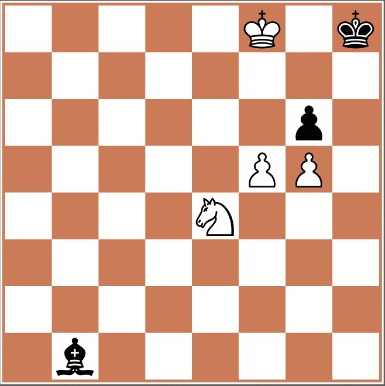
#> input picture examples/board1.jpg, 385 x 386 px
$ python main.py examples/board1.jpg
#> lines starting #> are read from the running program, lines starting #| are printed output that depends on the picture; after the words box and inside, x2 and y2 are one past the last pixel; in counts of white or black regions, pixels touching at a corner belong together
### area.py
import random
from PIL import Image

from floodfill import floodfill
from vectors import pnt2line
from perspective import calcCoeffs

class Area:
    def __init__(self, pix, start_point, bg, fg, boundaries):
        self.color = tuple([random.randint(1,255),
                             random.randint(1,255),
                             random.randint(1,255)])
        points = floodfill(pix, start_point , self.color, fg, boundaries)
        self.boundaries = calcBoundaries(points)

        self.perspective_points = getPerspectivePoints(points)
        (x_min, x_max, y_min, y_max) = self.perspective_points

        self.ratio = calcRatio(self.boundaries)
        # FIXME: Calculate area using perspective points
        self.area = calcArea(self.boundaries)

    # [6 lines left out: function drawHighlights, not called in this run]

    def extractArea(self, image, w, h):
        (x_min, x_max, y_min, y_max) = self.perspective_points


        # Find correct rotation (assuming image rotation angle is small)
        h_center = x_min[0] + ((x_max[0] - x_min[0]) / 2)
        if y_min[0] > h_center:
            pa = [y_max,
                  x_max,
                  y_min,
                  x_min]
        else:
            pa = [x_min,
                  y_max,
                  x_max,
                  y_min]

        pb = [(0,0),
              (w, 0),
              (w,h),
              (0, h)]

        print(pb, pa)

        coeffs = calcCoeffs(pb, pa)

        return image \
            .copy() \
            .transform((w, h), Image.PERSPECTIVE, coeffs, Image.BICUBIC)


def getPerspectivePoints(points):
    def getExtremePoint(points, rightmost=True, topmost=None):
        mult = -1
        if rightmost:
            mult = 1

        if topmost is None:
            topmost=not rightmost;

        mult2 = -1
        if topmost:
            mult2 = 1

        extreme = [points[0][0] * mult, points[0]]
        for p in points:
            val = p[0] * mult
            if val > extreme[0]:
                extreme = [val, p]
            elif val == extreme[0]:
                if p[1] * mult2 > extreme[1][1]:
                    extreme = [val, p]

        return extreme[1]

    def getExtremePointLine(points, line, topmost=True):
        mult = -1
        if topmost:
            mult = 1

        extreme = [(pnt2line(points[0], line[0], line[1])[0]) * mult, points[0]]
        for p in points:
            val = (pnt2line(p, line[0], line[1])[0]) * mult
            if val > extreme[0]:
                extreme = [val, p]
            elif val == extreme[0]:
                if p[1] * mult > extreme[1][1]:
                    extreme = [val, p]

        return extreme[1]

    x_min, x_max = (getExtremePoint(points, False, False),
                    getExtremePoint(points, True, True))


    if x_min[1] > x_max[1]:
        x_min, x_max = (getExtremePoint(points, False, True),
                        getExtremePoint(points, True, False))


    y_min, y_max = (getExtremePointLine(points, (x_min, x_max), False),
                    getExtremePointLine(points, (x_min, x_max), True))

    return(x_min, x_max, y_min, y_max)


def calcBoundaries(points):
    def minMaxPoint(oldP, newP, f):
        return (f(oldP[0], newP[0]), f(oldP[1], newP[1]))


    min_point = max_point = points[0]

    for p in points:
        min_point = minMaxPoint(min_point, p, min)
        max_point = minMaxPoint(max_point, p, max)
    return (min_point, max_point)


def calcRatio (boundaries):
    p1, p2 = boundaries
    a, b = (p2[0] - p1[0]), (p2[1] - p1[1])
    if b == 0:
        return 0
    ret = a / float(b)
    if ret > 1:
        return 1 / ret
    return ret

def calcArea(boundaries):
    p1, p2 = boundaries
    return (p2[0] - p1[0]) * (p2[1] - p1[1])

### floodfill.py
def inside(x, boundaries):
    for i in range(len(x)):
        if x[i] < boundaries[0][i] or \
           x[i] > boundaries[1][i]:
            return False
    return True


def neighbors(p, boundaries):
    deltas = [[0,1], [1,0],
              [0,-1], [-1,0],
              [1,1], [1,-1],
              [1,-1], [-1,-1]]
    ret = []
    for d in deltas:
        pp = [p[0] + d[0], p[1] + d[1]]
        if inside(pp, boundaries):
            ret.append(pp)
    return ret


def floodfill (pix, point, color, fg, boundaries):
    x, y = point
    if pix[x, y] != fg:
        return 0

    pix[x, y] = color

    queue = [point]
    points = [point]

    while(queue):
        el = queue.pop()
        for x, y in neighbors(el, boundaries):
            if pix[x, y] == fg:
                pix[x, y] = color
                p = (x,y)
                queue.append(p)
                points.append(p)

    return points

### vectors.py
import math

def dot(v,w):
    x,y = v
    X,Y = w
    return x*X + y*Y

def length(v):
    x,y = v
    return math.sqrt(x*x + y*y)

def vector(b,e):
    x,y = b
    X,Y = e
    return (X-x, Y-y)

def perp(b):
    x,y = b
    return (-y,x)

def unit(v):
    x,y = v
    mag = length(v)
    if mag == 0:
        return (1, 0)
    return (x/mag, y/mag)

def distance(p0,p1):
    return length(vector(p0,p1))

def scale(v,sc):
    x,y = v
    return (x * sc, y * sc)

def add(v,w):
    x,y = v
    X,Y = w
    return (x+X, y+Y)

# [4 lines left out: function sub, not called in this run]


def pnt2line(pnt, start, end):
    line_vec = vector(start, end)
    pnt_vec = vector(start, pnt)
    line_len = length(line_vec)
    if line_len == 0:
        return (distance(pnt, start), start)
    line_unitvec = unit(line_vec)
    pnt_vec_scaled = scale(pnt_vec, 1.0/line_len)
    t = dot(line_unitvec, pnt_vec_scaled)
    nearest = scale(line_vec, t)
    dist = distance(nearest, pnt_vec)
    nearest = add(nearest, start)
    if (dot(perp(vector(start, pnt)), vector(start,end))) < 0:
        return (-dist, nearest)
    return (dist, nearest)

### perspective.py
import numpy
from PIL import Image
from vectors import sub

# https://stackoverflow.com/questions/14177744/how-does-perspective-transformation-work-in-pil
def calcCoeffs(pa, pb):
    matrix = []
    for p1, p2 in zip(pa, pb):
        matrix.append([p1[0], p1[1], 1, 0, 0, 0, -p2[0]*p1[0], -p2[0]*p1[1]])
        matrix.append([0, 0, 0, p1[0], p1[1], 1, -p2[1]*p1[0], -p2[1]*p1[1]])

    A = numpy.matrix(matrix, dtype=numpy.float)
    B = numpy.array(pb).reshape(8)

    res = numpy.dot(numpy.linalg.inv(A.T * A) * A.T, B)
    return numpy.array(res).reshape(8)

### main.py
import sys
from area import Area
from floodfill import inside
from PIL import Image, ImageFilter, ImageStat, ImageDraw

def brightness(im):
   stat = ImageStat.Stat(im)
   return stat.rms[0]


def colorAreas(image):
    black = tuple([0,0,0])
    white = tuple([255,255,255])

    xx, yy = image.size
    pix = image.load()

    ret = []

    for x in range(xx):
        for y in range(yy):
            if pix[x, y] == black:
                ret.append(Area(pix, (x, y), white, black, [[0, 0], [xx-1, yy-1]]))
    return ret


def ignoreAreas(image, areas, area_limits, ratio_limits):
    pix = image.load()
    white = tuple([255,255,255])

    ret = []

    for area in areas:
        if inside([area.area], [[area_limits[0]], [area_limits[1]]]) and \
           inside([area.ratio], [[ratio_limits[0]], [ratio_limits[1]]]):
            ret.append(area);

    return ret


def main(filename):
#> called with filename = 'examples/board1.jpg'
    image_orig = Image.open(filename)
#> image_orig is the input picture: PIL image 385x386 RGB; mean R, G, B 222.4, 184.5, 167.3
#    image_orig.show()

# to grayscale
    image = image_orig.convert('L')
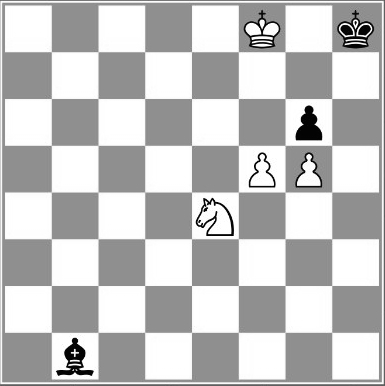
#> image: PIL image 385x386 L; min 2, max 255, mean 193.9
#    image.show()


# to black and white
# FIXME: 2/3 by trial and error
    threshold = brightness(image) * 2 / 3
#> threshold = 135.2
    if threshold > 128:
        image = image.point(lambda p: p > threshold and 255)
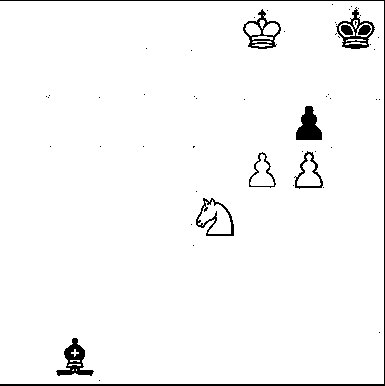
#> image: PIL image 385x386 L; 96.9% white; 55 black regions (45 under 20 px), largest, box (x1, y1, x2, y2) and area: (0, 0, 385, 386) 1538, (296, 106, 322, 140) 569, (56, 338, 94, 376) 561
    else:
        image = image.point(lambda p: p < threshold and 255)
    image = image.convert('RGB')
#    image.show()

# find connected areas
    areas = colorAreas(image)
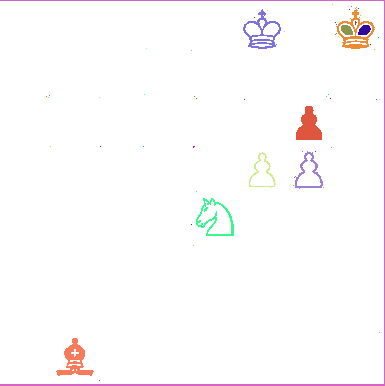
#> image: PIL image 385x386 RGB; mean R, G, B 253.1, 250.9, 251.6

# find relevant connected areas
    size_min = 0.01 * image.size[0] * image.size[1]
    size_max = 0.7 * image.size[0] * image.size[1]
    areas = ignoreAreas(image,
                        areas,
                        [size_min, size_max],
                        [0.5, 1])
#> the loop in ignoreAreas, `for area in areas:` made 55 passes
# [7 lines of commented-out code are left out]

    image = image_orig.copy().convert('RGBA')
#> image: PIL image 385x386 RGBA
    for a in areas:
        tmp = a.extractArea(image, 1024, 1024);
        tmp.show()
#> this loop made 1 pass
#| [(0, 0), (1024, 0), (1024, 1024), (0, 1024)] [(336, 26), (356, 7), (374, 29), (351, 48)]
#> pass 1, in main, `tmp = a.extractArea(image, 1024, 1024);`:
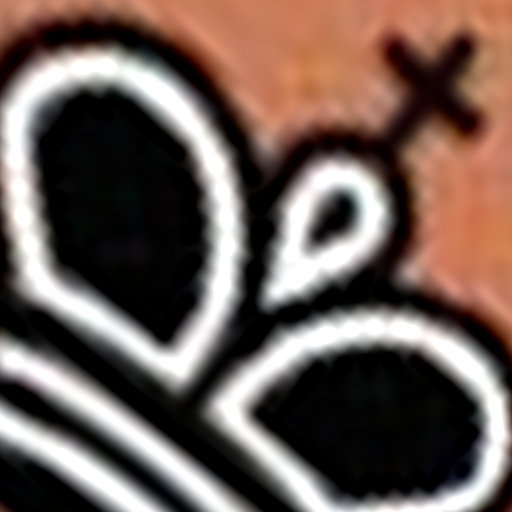
#> tmp: PIL image 1024x1024 RGBA (shown at 1/2 size); mean R, G, B, A 109.7, 92.5, 85.6, 255

if len(sys.argv) != 2:
    print("Usage: " + sys.argv[0] + " <filename>")
else:
    main(sys.argv[1])

$ run again, on examples/board4.jpg
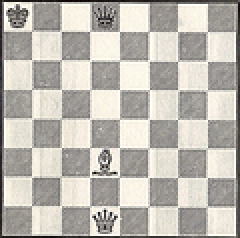
#> input picture examples/board4.jpg, 120 x 119 px (shown 2 times larger)
#> in main, image_orig is the input picture: PIL image 120x119 RGB; mean R, G, B 189.2, 185.2, 177.4
#> threshold = 128.5
#> in main, `image = image.point(lambda p: p > threshold and 255)`:
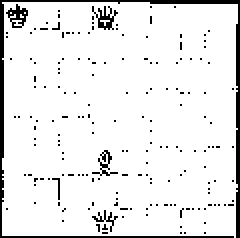
#> image: PIL image 120x119 L (shown 2 times larger); 91.8% white; 180 black regions (175 under 20 px), largest, box (x1, y1, x2, y2) and area: (0, 0, 120, 119) 706, (46, 3, 59, 15) 64, (3, 2, 14, 14) 62, (46, 75, 59, 88) 47, (46, 105, 59, 116) 34
#> the loop in main, `for a in areas:` made 1 pass
#| [(0, 0), (1024, 0), (1024, 1024), (0, 1024)] [(46, 86), (53, 75), (58, 86), (50, 87)]
#> pass 1, in main, `tmp = a.extractArea(image, 1024, 1024);`:
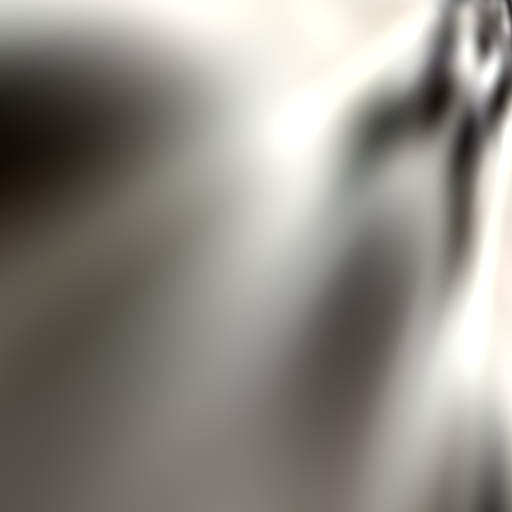
#> tmp: PIL image 1024x1024 RGBA (shown at 1/2 size); mean R, G, B, A 143.6, 140, 134, 255
